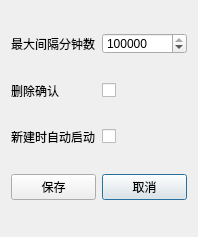
<?xml version="1.0" encoding="UTF-8"?>
<ui version="4.0">
 <class>Setting</class>
 <widget class="QDialog" name="Setting">
  <property name="geometry">
   <rect>
    <x>0</x>
    <y>0</y>
    <width>198</width>
    <height>237</height>
   </rect>
  </property>
  <property name="windowTitle">
   <string>设置</string>
  </property>
  <property name="windowIcon">
   <iconset>
    <normaloff>images/icon.jpg</normaloff>images/icon.jpg</iconset>
  </property>
  <layout class="QGridLayout" name="gridLayout">
   <item row="0" column="1">
    <widget class="QSpinBox" name="sb_min">
     <property name="maximumSize">
      <size>
       <width>90</width>
       <height>21</height>
      </size>
     </property>
     <property name="minimum">
      <number>1</number>
     </property>
     <property name="maximum">
      <number>2147483647</number>
     </property>
     <property name="value">
      <number>2147483647</number>
     </property>
    </widget>
   </item>
   <item row="3" column="1">
    <widget class="QPushButton" name="btn_ret">
     <property name="text">
      <string>取消</string>
     </property>
    </widget>
   </item>
   <item row="0" column="0">
    <widget class="QLabel" name="l_min">
     <property name="text">
      <string>最大间隔分钟数</string>
     </property>
    </widget>
   </item>
   <item row="1" column="1">
    <widget class="QCheckBox" name="cb_del_tip">
     <property name="text">
      <string/>
     </property>
    </widget>
   </item>
   <item row="1" column="0">
    <widget class="QLabel" name="l_del_tip">
     <property name="text">
      <string>删除确认</string>
     </property>
    </widget>
   </item>
   <item row="3" column="0">
    <widget class="QPushButton" name="btn_sure">
     <property name="text">
      <string>保存</string>
     </property>
    </widget>
   </item>
   <item row="2" column="0">
    <widget class="QLabel" name="l_new_autorun">
     <property name="text">
      <string>新建时自动启动</string>
     </property>
    </widget>
   </item>
   <item row="2" column="1">
    <widget class="QCheckBox" name="cb_new_autorun">
     <property name="text">
      <string/>
     </property>
    </widget>
   </item>
  </layout>
 </widget>
 <resources/>
 <connections/>
</ui>
